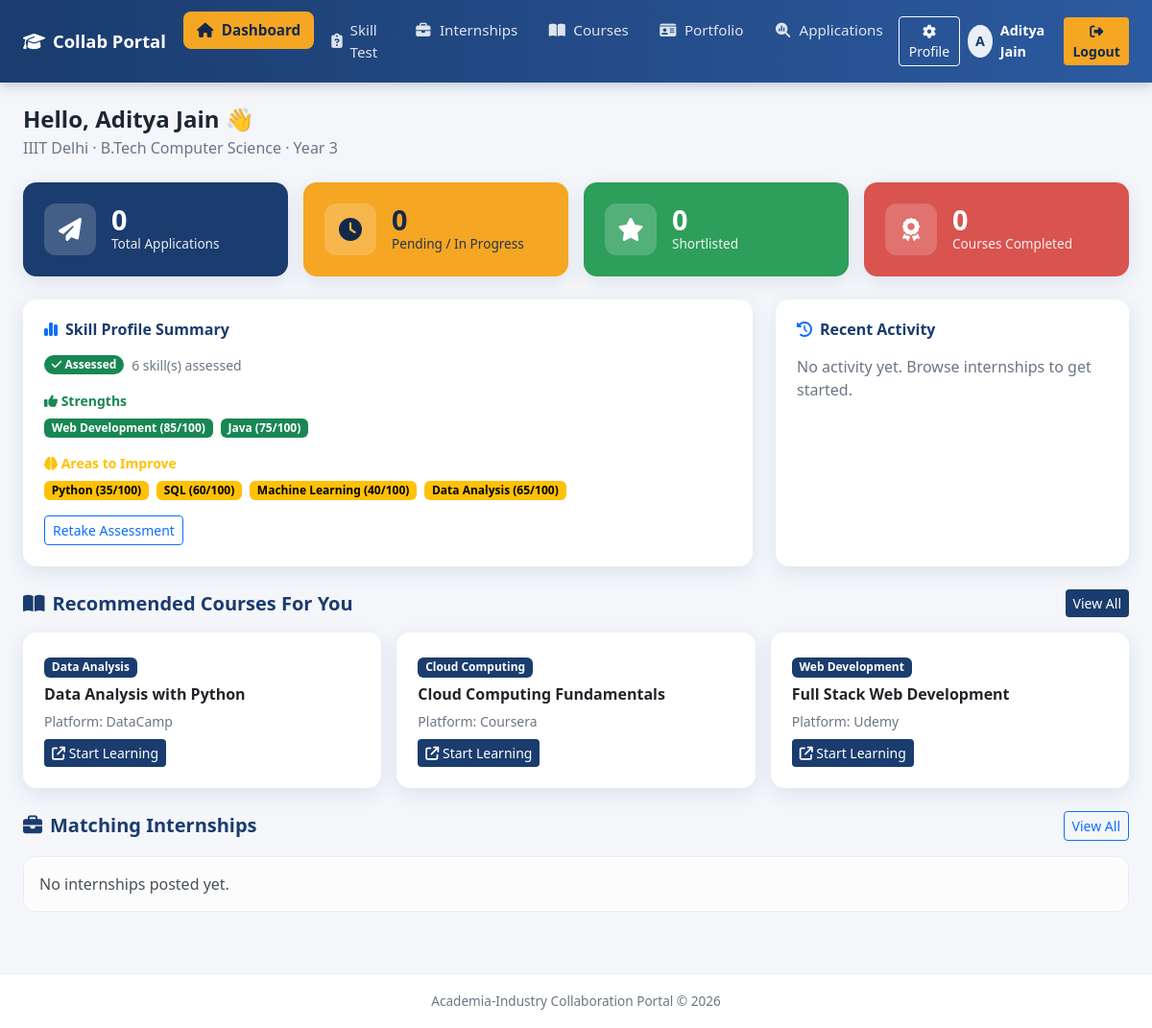
Screenshot of /student_dashboard.php (signed in) with the database file from the repository.
### tables this page shows
CREATE TABLE IF NOT EXISTS `student_details` (
  `id` INT UNSIGNED NOT NULL AUTO_INCREMENT,
  `user_id` INT UNSIGNED NOT NULL,
  `college_name` VARCHAR(150) NOT NULL DEFAULT '',
  `course_branch` VARCHAR(150) NOT NULL DEFAULT '',
  `year` INT NULL,
  PRIMARY KEY (`id`),
  KEY `fk_student_user` (`user_id`),
  CONSTRAINT `fk_student_user` FOREIGN KEY (`user_id`) REFERENCES `users` (`id`) ON DELETE CASCADE
);

CREATE TABLE IF NOT EXISTS `student_skills` (
  `id` INT UNSIGNED NOT NULL AUTO_INCREMENT,
  `student_id` INT UNSIGNED NOT NULL,
  `skill_id` INT UNSIGNED NOT NULL,
  `score` INT NOT NULL DEFAULT 0,
  `assessed_at` TIMESTAMP NOT NULL DEFAULT CURRENT_TIMESTAMP,
  PRIMARY KEY (`id`),
  KEY `fk_studskill_student` (`student_id`),
  KEY `fk_studskill_skill` (`skill_id`),
  CONSTRAINT `fk_studskill_student` FOREIGN KEY (`student_id`) REFERENCES `users` (`id`) ON DELETE CASCADE,
  CONSTRAINT `fk_studskill_skill` FOREIGN KEY (`skill_id`) REFERENCES `skills` (`id`) ON DELETE CASCADE
);

CREATE TABLE IF NOT EXISTS `skills` (
  `id` INT UNSIGNED NOT NULL AUTO_INCREMENT,
  `skill_name` VARCHAR(100) NOT NULL,
  PRIMARY KEY (`id`),
  UNIQUE KEY `uq_skill_name` (`skill_name`)
);

CREATE TABLE IF NOT EXISTS `courses` (
  `id` INT UNSIGNED NOT NULL AUTO_INCREMENT,
  `title` VARCHAR(200) NOT NULL,
  `platform` VARCHAR(100) NOT NULL DEFAULT '',
  `link` VARCHAR(500) NOT NULL DEFAULT '',
  `skill_tag` VARCHAR(100) NOT NULL DEFAULT '',
  PRIMARY KEY (`id`)
);

### includes/db_connect.php (called while the page is built, shortened)
<?php
$conn = mysqli_connect(DB_HOST, DB_USER, DB_PASS, DB_NAME);
mysqli_set_charset($conn, 'utf8mb4');
function db_query($sql, $types = '', $params = array()) {
    global $conn;
    $stmt = mysqli_prepare($conn, $sql);
    if ($types !== '' && count($params) > 0) {
        mysqli_stmt_bind_param($stmt, $types, ...$params);
    }
    mysqli_stmt_execute($stmt);
    return $stmt;
}
function e($str) {
    return htmlspecialchars((string) $str, ENT_QUOTES, 'UTF-8');
}

### student_dashboard.php (the view, shortened to what this page needs)
<?php
require_once 'includes/db_connect.php';
$uid = (int) $_SESSION['user_id'];
$details = array('college_name'=>'','course_branch'=>'','year'=>'');
$st = db_query('SELECT college_name, course_branch, year FROM student_details WHERE user_id = ?', 'i', array($uid));
$res = mysqli_stmt_get_result($st);
$dr = mysqli_fetch_assoc($res);
if ($dr) $details = $dr;
$skills = array();
$st = db_query(
  'SELECT s.skill_name, ss.score FROM student_skills ss
   JOIN skills s ON s.id = ss.skill_id
   WHERE ss.student_id = ?', 'i', array($uid));
$res = mysqli_stmt_get_result($st);
while ($row = mysqli_fetch_assoc($res)) { $skills[] = $row; }
$hasAssessment = count($skills) > 0;
$strengths = array_filter($skills, fn($s) => $s['score'] >= 70);
$gaps = array_filter($skills, fn($s) => $s['score'] < 70);
$totalApps = 0; $pending = 0; $shortlisted = 0;
$st = db_query('SELECT COUNT(*) AS c FROM portfolio_certificates WHERE student_id = ?', 'i', array($uid));
$res = mysqli_stmt_get_result($st);
$r2 = mysqli_fetch_assoc($res);
$coursesDone = (int)($r2['c'] ?? 0);
$recommendedCourses = array();
$st = db_query('SELECT * FROM courses ORDER BY id DESC LIMIT 6');
$res = mysqli_stmt_get_result($st);
while ($row = mysqli_fetch_assoc($res)) { $recommendedCourses[] = $row; }
$recommendedInternships = array();
$activity = array();
$activeNav = 'dashboard';
require 'includes/page_header.php';
?>
<div class="d-flex justify-content-between align-items-center flex-wrap mb-4">
  <div>
    <h4 class="fw-bold text-navy mb-1">Hello, <?php echo e($_SESSION['name']); ?> 👋</h4>
    <p class="text-muted-2 mb-0">
      <?php echo e($details['college_name'] ? $details['college_name'] : 'Your college'); ?>
      &middot; <?php echo e($details['course_branch'] ? $details['course_branch'] : 'Course'); ?>
      <?php if ($details['year']): ?> &middot; Year <?php echo e($details['year']); ?><?php endif; ?>
    </p>
  </div>
</div>
<div class="row g-3 mb-4">
  <div class="col-md-6 col-xl-3">
    <div class="stat-card bg-navy">
      <div class="stat-icon"><i class="fa-solid fa-paper-plane"></i></div>
      <div><div class="stat-num"><?php echo $totalApps; ?></div><div class="stat-label">Total Applications</div></div>
    </div>
  </div>
  <div class="col-md-6 col-xl-3">
    <div class="stat-card bg-accent">
      <div class="stat-icon"><i class="fa-solid fa-clock"></i></div>
      <div><div class="stat-num"><?php echo $pending; ?></div><div class="stat-label">Pending / In Progress</div></div>
    </div>
  </div>
  <div class="col-md-6 col-xl-3">
    <div class="stat-card bg-success-2">
      <div class="stat-icon"><i class="fa-solid fa-star"></i></div>
      <div><div class="stat-num"><?php echo $shortlisted; ?></div><div class="stat-label">Shortlisted</div></div>
    </div>
  </div>
  <div class="col-md-6 col-xl-3">
    <div class="stat-card bg-danger-2">
      <div class="stat-icon"><i class="fa-solid fa-award"></i></div>
      <div><div class="stat-num"><?php echo $coursesDone; ?></div><div class="stat-label">Courses Completed</div></div>
    </div>
  </div>
</div>
<div class="row g-4">
  <div class="col-lg-8">
    <div class="card h-100">
      <div class="card-body">
        <h6 class="card-title mb-3"><i class="fa-solid fa-chart-simple me-2 text-primary"></i>Skill Profile Summary</h6>
        <?php if (!$hasAssessment): ?>
          <div class="text-center py-4">
            <i class="fa-solid fa-clipboard-question text-primary" style="font-size: 3rem;"></i>
            <p class="mt-3 text-muted-2">You haven't taken the skill assessment yet.</p>
            <a href="skill_assessment.php" class="btn btn-navy"><i class="fa-solid fa-play"></i> Start Assessment</a>
          </div>
        <?php else: ?>
          <div class="d-flex align-items-center mb-3">
            <span class="badge rounded-pill text-bg-success me-2"><i class="fa-solid fa-check"></i> Assessed</span>
            <small class="text-muted-2"><?php echo count($skills); ?> skill(s) assessed</small>
          </div>
          <?php if (count($strengths) > 0): ?>
            <p class="mb-2 fw-semibold small text-success"><i class="fa-solid fa-thumbs-up"></i> Strengths</p>
            <div class="d-flex flex-wrap gap-2 mb-3">
              <?php foreach ($strengths as $s): ?>
                <span class="badge text-bg-success"><?php echo e($s['skill_name']); ?> (<?php echo (int)$s['score']; ?>/100)</span>
              <?php endforeach; ?>
            </div>
          <?php endif; ?>
          <?php if (count($gaps) > 0): ?>
            <p class="mb-2 fw-semibold small text-warning"><i class="fa-solid fa-brain"></i> Areas to Improve</p>
            <div class="d-flex flex-wrap gap-2 mb-3">
              <?php foreach ($gaps as $g): ?>
                <span class="badge text-bg-warning"><?php echo e($g['skill_name']); ?> (<?php echo (int)$g['score']; ?>/100)</span>
              <?php endforeach; ?>
            </div>
          <?php else: ?>
            <div class="alert alert-success mb-0">Great! You have strong scores across all assessed skills.</div>
          <?php endif; ?>
          <a href="skill_assessment.php" class="btn btn-sm btn-outline-primary">Retake Assessment</a>
        <?php endif; ?>
      </div>
    </div>
  </div>
  <div class="col-lg-4">
    <div class="card h-100">
      <div class="card-body">
        <h6 class="card-title mb-3"><i class="fa-solid fa-clock-rotate-left me-2 text-primary"></i>Recent Activity</h6>
        <?php if (count($activity) === 0): ?>
          <p class="text-muted-2 mb-0">No activity yet. Browse internships to get started.</p>
        <?php endif; ?>
      </div>
    </div>
  </div>
</div>
<div class="mt-4">
  <div class="d-flex justify-content-between align-items-center mb-3">
    <h5 class="section-title mb-0"><i class="fa-solid fa-book-open me-2"></i>Recommended Courses For You</h5>
    <a href="courses.php" class="btn btn-sm btn-navy">View All</a>
  </div>
  <div class="row g-3">
    <?php foreach (array_slice($recommendedCourses, 0, 3) as $c): ?>
      <div class="col-md-6 col-lg-4">
        <div class="card card-hover h-100">
          <div class="card-body">
            <span class="badge bg-navy mb-2"><?php echo e($c['skill_tag'] ?: 'General'); ?></span>
            <h6 class="fw-bold"><?php echo e($c['title']); ?></h6>
            <p class="small text-muted-2 mb-2">Platform: <?php echo e($c['platform'] ?: 'N/A'); ?></p>
            <?php if ($c['link']): ?>
              <a href="<?php echo e($c['link']); ?>" target="_blank" class="btn btn-sm btn-navy"><i class="fa-solid fa-arrow-up-right-from-square"></i> Start Learning</a>
            <?php endif; ?>
          </div>
        </div>
      </div>
    <?php endforeach; ?>
  </div>
</div>
<div class="mt-4">
  <div class="d-flex justify-content-between align-items-center mb-3">
    <h5 class="section-title mb-0"><i class="fa-solid fa-briefcase me-2"></i>Matching Internships</h5>
    <a href="internships.php" class="btn btn-sm btn-outline-primary">View All</a>
  </div>
  <div class="row g-3">
    <?php if (count($recommendedInternships) === 0): ?>
      <div class="col-12"><div class="alert alert-light">No internships posted yet.</div></div>
    <?php endif; ?>
  </div>
</div>
<?php require 'includes/page_footer.php'; ?>

### includes/page_header.php (shortened to what this page needs)
<?php
$activeNav = isset($activeNav) ? $activeNav : '';
$uname = isset($_SESSION['name']) ? $_SESSION['name'] : 'User';
$initial = strtoupper(substr($uname, 0, 1));
?>
<!DOCTYPE html>
<html lang="en">
<head>
  <link href="https://cdn.jsdelivr.net/npm/bootstrap@5.3.3/dist/css/bootstrap.min.css" rel="stylesheet">
  <link rel="stylesheet" href="https://cdnjs.cloudflare.com/ajax/libs/font-awesome/6.5.2/css/all.min.css">
  <link rel="stylesheet" href="assets/css/style.css">
</head>
<body class="topnav-layout">
<nav class="navbar navbar-expand-lg navbar-dark portal-navbar sticky-top">
  <div class="container-fluid px-4">
    <a class="navbar-brand fw-bold" href="student_dashboard.php"><i class="fa-solid fa-graduation-cap me-2"></i>Collab Portal</a>
    <div class="collapse navbar-collapse" id="studentNav">
      <ul class="navbar-nav me-auto mb-2 mb-lg-0">
        <li class="nav-item"><a class="nav-link <?php echo $activeNav==='dashboard'?'active':''; ?>" href="student_dashboard.php"><i class="fa-solid fa-house"></i> Dashboard</a></li>
        <li class="nav-item"><a class="nav-link <?php echo $activeNav==='skill'?'active':''; ?>" href="skill_assessment.php"><i class="fa-solid fa-clipboard-question"></i> Skill Test</a></li>
        <li class="nav-item"><a class="nav-link <?php echo $activeNav==='internships'?'active':''; ?>" href="internships.php"><i class="fa-solid fa-briefcase"></i> Internships</a></li>
        <li class="nav-item"><a class="nav-link <?php echo $activeNav==='courses'?'active':''; ?>" href="courses.php"><i class="fa-solid fa-book-open"></i> Courses</a></li>
        <li class="nav-item"><a class="nav-link <?php echo $activeNav==='portfolio'?'active':''; ?>" href="portfolio.php"><i class="fa-solid fa-id-card"></i> Portfolio</a></li>
        <li class="nav-item"><a class="nav-link <?php echo $activeNav==='tracker'?'active':''; ?>" href="application_tracker.php"><i class="fa-solid fa-magnifying-glass-chart"></i> Applications</a></li>
      </ul>
      <div class="d-flex align-items-center gap-2">
        <a class="btn btn-sm btn-outline-light" href="profile.php"><i class="fa-solid fa-gear"></i> <span class="d-none d-lg-inline">Profile</span></a>
        <div class="user-chip-light d-flex align-items-center gap-2">
          <span class="avatar-sm"><?php echo e($initial); ?></span>
          <span class="d-none d-md-inline"><?php echo e($uname); ?></span>
        </div>
        <a class="btn btn-sm btn-accent" href="logout.php"><i class="fa-solid fa-right-from-bracket"></i> <span class="d-none d-lg-inline">Logout</span></a>
      </div>
    </div>
  </div>
</nav>
<div class="container-fluid px-4 py-4">

### includes/page_footer.php (shortened to what this page needs)
</div>
<footer class="footer-bar mt-4">
  Academia-Industry Collaboration Portal &copy; <?php echo date('Y'); ?>
</footer>
</body>
</html>

### assets/css/style.css (style rules this page uses)
:root { --navy: #1a3c6e; --navy-dark: #12294a; --navy-light: #2c5aa0; --accent: #f5a623; --soft-grey: #f4f6fa; --text-dark: #1d2733; --text-muted: #6b7684; --shadow: 0 6px 20px rgba(26, 60, 110, 0.10); --shadow-lg: 0 12px 30px rgba(26, 60, 110, 0.16); }
body { background-color: #ffffff; color: var(--text-dark); font-family: 'Segoe UI', system-ui, -apple-system, sans-serif; }
.topnav-layout { background: var(--soft-grey); }
.portal-navbar { background: linear-gradient(90deg, var(--navy) 0%, var(--navy-light) 100%); padding: 12px 0; box-shadow: 0 3px 12px rgba(26,60,110,0.25); }
.portal-navbar .navbar-brand { color: #fff; font-size: 1.15rem; }
.portal-navbar .navbar-nav .nav-link { color: rgba(255,255,255,0.85); padding: 8px 14px; border-radius: 8px; margin: 0 2px; font-size: 0.95rem; display: flex; align-items: center; gap: 8px; }
.portal-navbar .navbar-nav .nav-link i { width: 18px; text-align: center; }
.portal-navbar .navbar-nav .nav-link.active { background: var(--accent); color: var(--navy-dark); font-weight: 600; }
.avatar-sm { width: 34px; height: 34px; border-radius: 50%; background: rgba(255,255,255,0.9); color: var(--navy); display: inline-flex; align-items: center; justify-content: center; font-weight: 700; }
.user-chip-light { color: #fff; font-weight: 600; font-size: 0.9rem; }
.card { border: none; border-radius: 14px; box-shadow: var(--shadow); transition: transform .2s ease, box-shadow .2s ease; }
.card .card-body { padding: 22px; }
.card h6.card-title { color: var(--navy); font-weight: 700; }
.stat-card { border-radius: 14px; color: #fff; padding: 22px; display: flex; align-items: center; gap: 16px; box-shadow: var(--shadow); }
.stat-card .stat-icon { width: 54px; height: 54px; border-radius: 12px; background: rgba(255,255,255,0.18); display: flex; align-items: center; justify-content: center; font-size: 1.5rem; }
.stat-card .stat-num { font-size: 1.8rem; font-weight: 700; line-height: 1; }
.stat-card .stat-label { font-size: 0.85rem; opacity: 0.9; }
.bg-navy { background: var(--navy); }
.bg-accent { background: var(--accent); color: var(--navy-dark); }
.bg-success-2 { background: #2e9e5b; }
.bg-danger-2 { background: #d9534f; }
.btn-navy { background: var(--navy); color: #fff; border: none; }
.btn-accent { background: var(--accent); color: var(--navy-dark); border: none; font-weight: 600; }
.section-title { font-weight: 700; color: var(--navy); margin-bottom: 18px; }
.text-muted-2 { color: var(--text-muted); }
.alert { border-radius: 12px; }
.footer-bar { text-align: center; padding: 18px; color: var(--text-muted); font-size: 0.85rem; border-top: 1px solid #e8ecf3; background: #fff; }

### rows the page displays
student_details: college_name "IIIT Delhi", course_branch "B.Tech Computer Science", year "3"
student_skills: skill.skill_name "Web Development", score "85"
student_skills: skill.skill_name "Java", score "75"
student_skills: skill.skill_name "Python", score "35"
student_skills: skill.skill_name "SQL", score "60"
student_skills: skill.skill_name "Machine Learning", score "40"
student_skills: skill.skill_name "Data Analysis", score "65"
courses: skill_tag "Data Analysis", title "Data Analysis with Python", platform "DataCamp"
courses: skill_tag "Cloud Computing", title "Cloud Computing Fundamentals", platform "Coursera"
courses: skill_tag "Web Development", title "Full Stack Web Development", platform "Udemy"

### other values shown
$initial "A"
$uname "Aditya Jain"
$_SESSION['name'] "Aditya Jain"
$totalApps "0"
$pending "0"
$shortlisted "0"
$coursesDone "0"
count($skills) "6"
